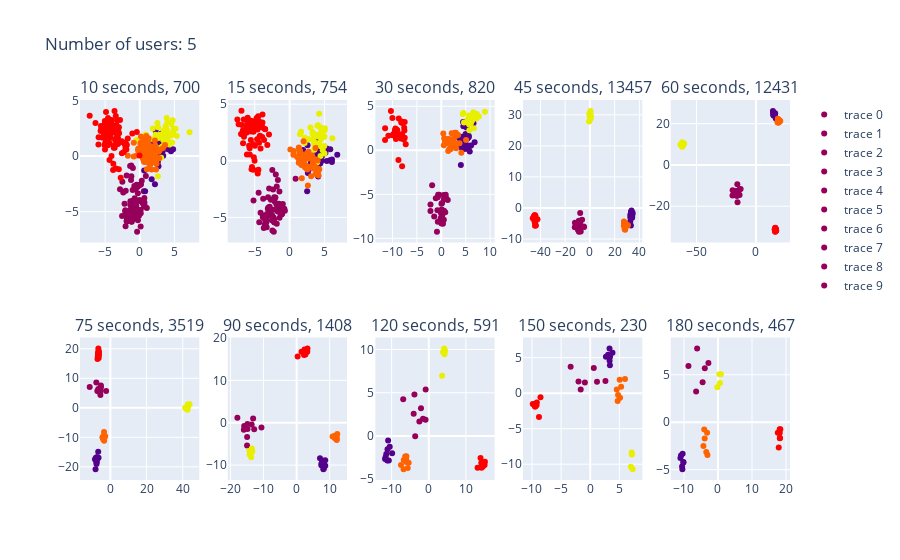
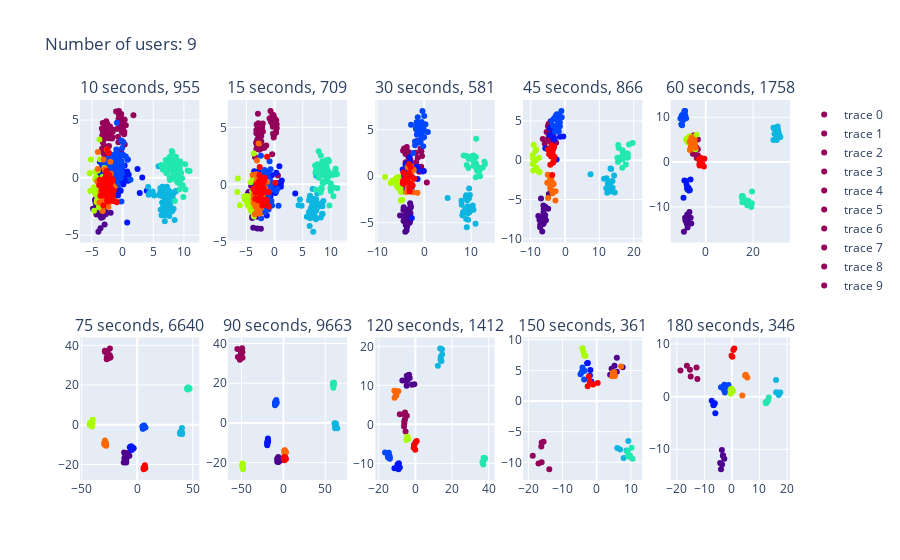
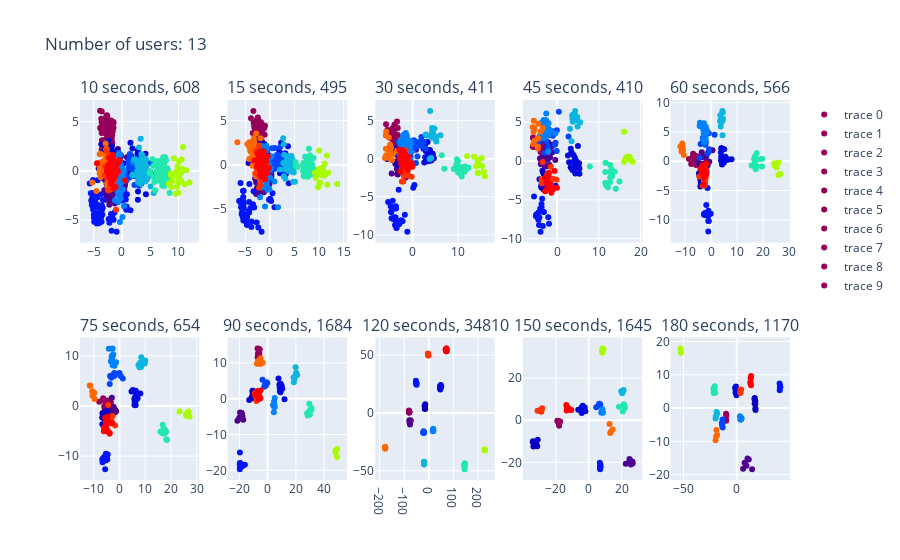

Write notebook code for charts like these, in order.
### Markdown cell above
### Users and time intervals

The number of users we want to distinguish is closely related to the choice of the time interval segments. Rule of thumb is that with the increasing number of users, we need longer time segments to distinguish between the users. Below is series of graphs for different number of users with different time intervals used, noted with vrc scores.

### Code cell
user_number = 5
users = get_random_users(n=user_number)
scores = []
for data in datas:
    _, score = get_lda(data, users, stats=False, score=True)
    scores.append(score)
fig = make_subplots(rows=2, cols=5, subplot_titles=["{} seconds, {}".format(segment_intervals[i], int(scores[i])) for i in range(0, len(datas))])
for i in range(0, len(datas)):
    lda, score = get_lda(datas[i], users, stats=False, score=True)
    fig.add_trace(go.Scatter(x=lda["component_1"],y=lda["component_2"],mode='markers',marker=dict(color=lda["user"],colorscale='rainbow')),row=int(i/5) + 1,col=i%5 + 1)
fig.update_layout(title="Number of users: {}".format(user_number))
fig.show()

user_number = 9
users = get_random_users(n=user_number)
scores = []
for data in datas:
    _, score = get_lda(data, users, stats=False, score=True)
    scores.append(score)
fig = make_subplots(rows=2, cols=5, subplot_titles=["{} seconds, {}".format(segment_intervals[i], int(scores[i])) for i in range(0, len(datas))])
for i in range(0, len(datas)):
    lda, score = get_lda(datas[i], users, stats=False, score=True)
    fig.add_trace(go.Scatter(x=lda["component_1"],y=lda["component_2"],mode='markers',marker=dict(color=lda["user"],colorscale='rainbow')),row=int(i/5) + 1,col=i%5 + 1)
fig.update_layout(title="Number of users: {}".format(user_number))
fig.show()

user_number = 13
users = get_random_users(n=user_number)
scores = []
for data in datas:
    _, score = get_lda(data, users, stats=False, score=True)
    scores.append(score)
fig = make_subplots(rows=2, cols=5, subplot_titles=["{} seconds, {}".format(segment_intervals[i], int(scores[i])) for i in range(0, len(datas))])
for i in range(0, len(datas)):
    lda, score = get_lda(datas[i], users, stats=False, score=True)
    fig.add_trace(go.Scatter(x=lda["component_1"],y=lda["component_2"],mode='markers',marker=dict(color=lda["user"],colorscale='rainbow')),row=int(i/5) + 1,col=i%5 + 1)
fig.update_layout(title="Number of users: {}".format(user_number))
fig.show()
